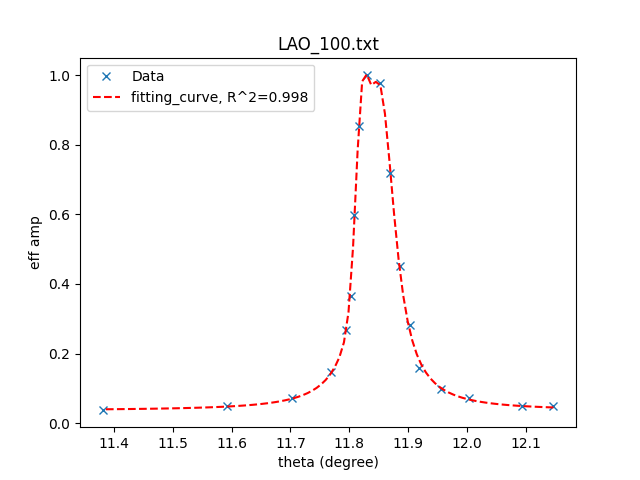
#> input picture image/two_Voigt_with_baseline/LAO_100.txt.png, 640 x 480 px; its folder holds 4 pictures in this run
$ python combine_image.py
#> lines starting #> are read from the running program, lines starting #| are printed output that depends on the picture
import matplotlib.pyplot as plt
import matplotlib.image as mpimg
from os import listdir


target_floder = 'two_Voigt_with_baseline'


files = listdir('./image/' + target_floder)
# 設定圖片檔案的路徑
files = ['./image/' + target_floder + '/' + i for i in files]
print(files)
# 建立子圖：2 行 3 列的網格
fig, axes = plt.subplots(2, 3, figsize=(15, 10))

# 遍歷檔案路徑和子圖位置
for i, (file, ax) in enumerate(zip(files, axes.flat)):
    # 讀取圖片
    img = mpimg.imread(file)
#> img is the input picture: shape (480, 640, 4) float32; mean R, G, B, A 0.984, 0.98, 0.98, 1
    # 在子圖中顯示圖片
    ax.imshow(img)
    ax.axis('off')  # 隱藏軸

# 調整子圖間距
plt.tight_layout()
# 保存合併後的圖片
plt.savefig('./image/combined_'+ target_floder +'.png')
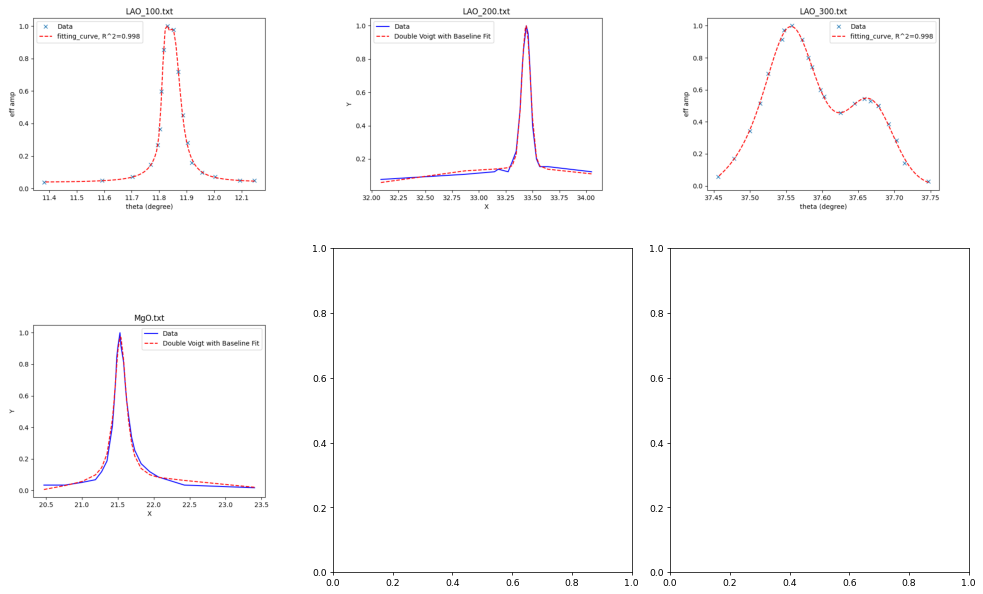
#> figure drawn by matplotlib, 4 panels
# plt.show()
